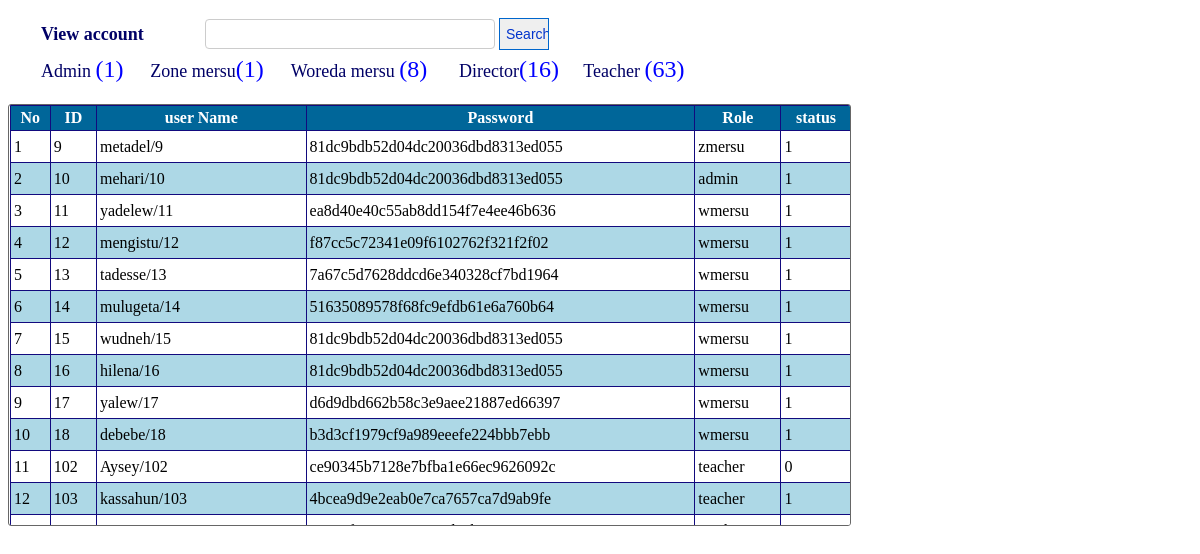
Page /admin/view_account.php on the committed database.
### tables this page shows
CREATE TABLE `account` (
  `u_id` int(11) NOT NULL,
  `username` varchar(100) NOT NULL,
  `password` varchar(100) NOT NULL,
  `role` varchar(40) NOT NULL,
  `status` varchar(23) NOT NULL,
  PRIMARY KEY (`u_id`)
);

### admin/view_account.php (the view, shortened to what this page needs)
<!DOCTYPE html PUBLIC "-//W3C//DTD XHTML 1.0 Transitional//EN" "http://www.w3.org/TR/xhtml1/DTD/xhtml1-transitional.dtd">
<html xmlns="http://www.w3.org/1999/xhtml">
<head>
<link rel="stylesheet" type="text/css" href="css/style_view.css" />
</head>
<body>
<div id="style_div" >
<form method="post">
<table width="0" border="0">
	<tr>
    	<td width="190px" style="font-size:18px; color:#006; text-indent:30px;"><b>View account</b></td>
        <td>
        	<input type="text" name="searchtxt" title="Enter name for search " class="search" autocomplete="off"/>
        </td>
        <td>
        	<input type="submit" name="btnsearch" value="Search" id="button-search" title="Search user" />
        </td>
    </tr>
</table>
<table width="700px">
	<tr>
		<?php
        $query = mysqli_query($conn,"select * from account where role='admin'")or die(mysql_error());
         $coun = mysqli_num_rows($query);
              ?>
	<td style="font-size:18px; color:#006; text-indent:30px;">Admin <font size="5px" color="blue" >(<?php echo $coun?>)</font></td>
			<?php
        $query = mysqli_query($conn,"select * from account where role='zmersu'")or die(mysql_error());
         $coun2 = mysqli_num_rows($query);
              ?>
	<td style="font-size:18px; color:#006; ">Zone mersu<font size="5px" color="blue" >(<?php echo $coun2?>)</font>  </td>
	<?php
        $query = mysqli_query($conn,"select * from account where role='wmersu'")or die(mysql_error());
         $coun3 = mysqli_num_rows($query);
              ?>
	<td  style="font-size:18px; color:#006; ">Woreda mersu <font size="5px" color="blue" >(<?php echo $coun3?>)</font> </td>
	<?php
        $query = mysqli_query($conn,"select * from account where role='director'")or die(mysql_error());
         $coun4 = mysqli_num_rows($query);
              ?>
	<td style="font-size:18px; color:#006; ">Director<font size="5px" color="blue" >(<?php echo $coun4?>)</font> </td>
	<?php
        $query = mysqli_query($conn,"select * from account where role='teacher'")or die(mysql_error());
         $coun5 = mysqli_num_rows($query);
              ?>
	<td style="font-size:18px; color:#006; ">Teacher <font size="5px" color="blue" >(<?php echo $coun5?>)</font></td>
	</tr>
</table>
</form>
</div>
<br />
<div id="content-input">
<form method="post">
     <table border="1" width="1000px" align="center" cellpadding="3" class="mytable" cellspacing="0">
        <tr>
            <th>No</th>
			<th>ID</th>
			<th>user Name</th>
			<th>Password</th>
			<th>Role</th>
			<th>status</th>
        </tr>
        <?php
	$key="";
	if($key !="")
		$sql_sel=mysqli_query($conn,"SELECT * FROM account where u_id  like '%$key%' or role like '%$key%'");
	else
		 $sql_sel=mysqli_query($conn,"SELECT * FROM account");
    $i=0;
    while($row=mysqli_fetch_array($sql_sel)){
    $i++;
    $color=($i%2==0)?"lightblue":"white";
    ?>
      <tr bgcolor="<?php echo $color?>">
            <td><?php echo $i;?></td>
			<td><?php echo $row['u_id'];?></td>
            <td><?php echo $row['username'];?></td>
            <td><?php echo $row['password'];?></td>
			<td><?php echo $row['role'];?></td>
			<td><?php echo $row['status'];?></td>
    </tr>
    <?php
    }
    ?>
    </table>
</form>
</div>
</body>
</html>

### admin/css/style_view.css (style rules this page uses)
#style_div { height:auto; margin-top:15px; }
#content-input { width:840px; height:420px; border:1px solid #666; float:left; padding-left:1px; border-radius: 3px 3px 3px 3px; overflow: auto; }
#button-search { font-family:Arial, Helvetica, sans-serif; font-size:14px; width:50px; height:32px; float:right; margin-right:10px; repeat-x top center; border: 1px solid #06C; -moz-border-radius: 5px; color:#03C; }
.search { padding:4px; border:1px #CCC solid; border-radius: 4px 4px 4px 4px; -moz-border-radius: 8px; background:#FFF; color:#006; font-family:Arial, Helvetica, sans-serif; font-size:16px; width:280px; height:20px; float:left; }
.mytable { border-collapse:collapse; border:#036 1px solid; }
.mytable tr th { background:#069; border:#120A7E 1px solid; color:#FFF; font-family:"Times New Roman", Times, serif; }
.mytable tr td { font-family:"Times New Roman", Times, serif; border:#120A7E 1px solid; }

### rows in the picture
account: u_id "9", username "metadel/9", password "81dc9bdb52d04dc20036dbd8313ed055", role "zmersu", status "1"
account: u_id "10", username "mehari/10", password "81dc9bdb52d04dc20036dbd8313ed055", role "admin", status "1"
account: u_id "11", username "yadelew/11", password "ea8d40e40c55ab8dd154f7e4ee46b636", role "wmersu", status "1"
account: u_id "12", username "mengistu/12", password "f87cc5c72341e09f6102762f321f2f02", role "wmersu", status "1"
account: u_id "13", username "tadesse/13", password "7a67c5d7628ddcd6e340328cf7bd1964", role "wmersu", status "1"
account: u_id "14", username "mulugeta/14", password "51635089578f68fc9efdb61e6a760b64", role "wmersu", status "1"
account: u_id "15", username "wudneh/15", password "81dc9bdb52d04dc20036dbd8313ed055", role "wmersu", status "1"
account: u_id "16", username "hilena/16", password "81dc9bdb52d04dc20036dbd8313ed055", role "wmersu", status "1"
account: u_id "17", username "yalew/17", password "d6d9dbd662b58c3e9aee21887ed66397", role "wmersu", status "1"
account: u_id "18", username "debebe/18", password "b3d3cf1979cf9a989eeefe224bbb7ebb", role "wmersu", status "1"
account: u_id "102", username "Aysey/102", password "ce90345b7128e7bfba1e66ec9626092c", role "teacher", status "0"
account: u_id "103", username "kassahun/103", password "4bcea9d9e2eab0e7ca7657ca7d9ab9fe", role "teacher", status "1"

### other values in the picture
$coun "1"
$coun2 "1"
$coun3 "8"
$coun4 "16"
$coun5 "63"
